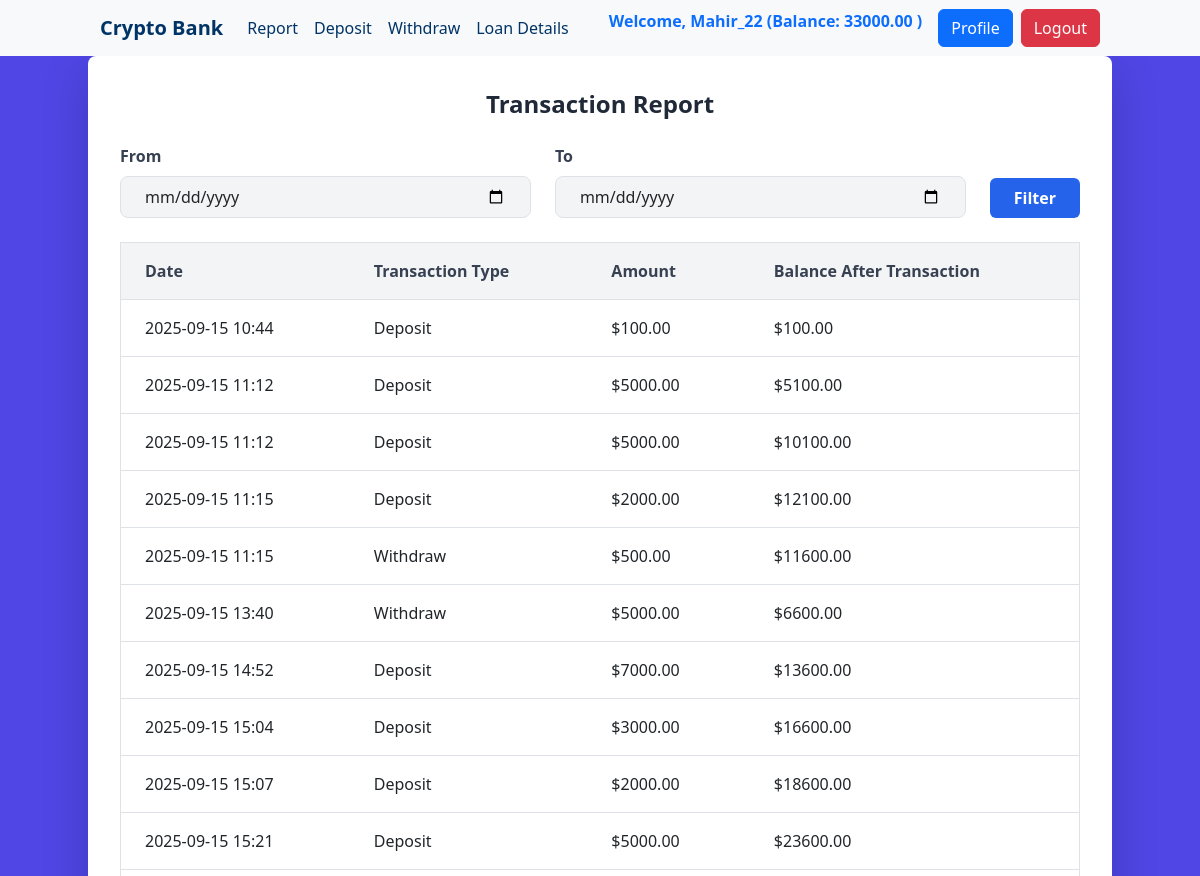
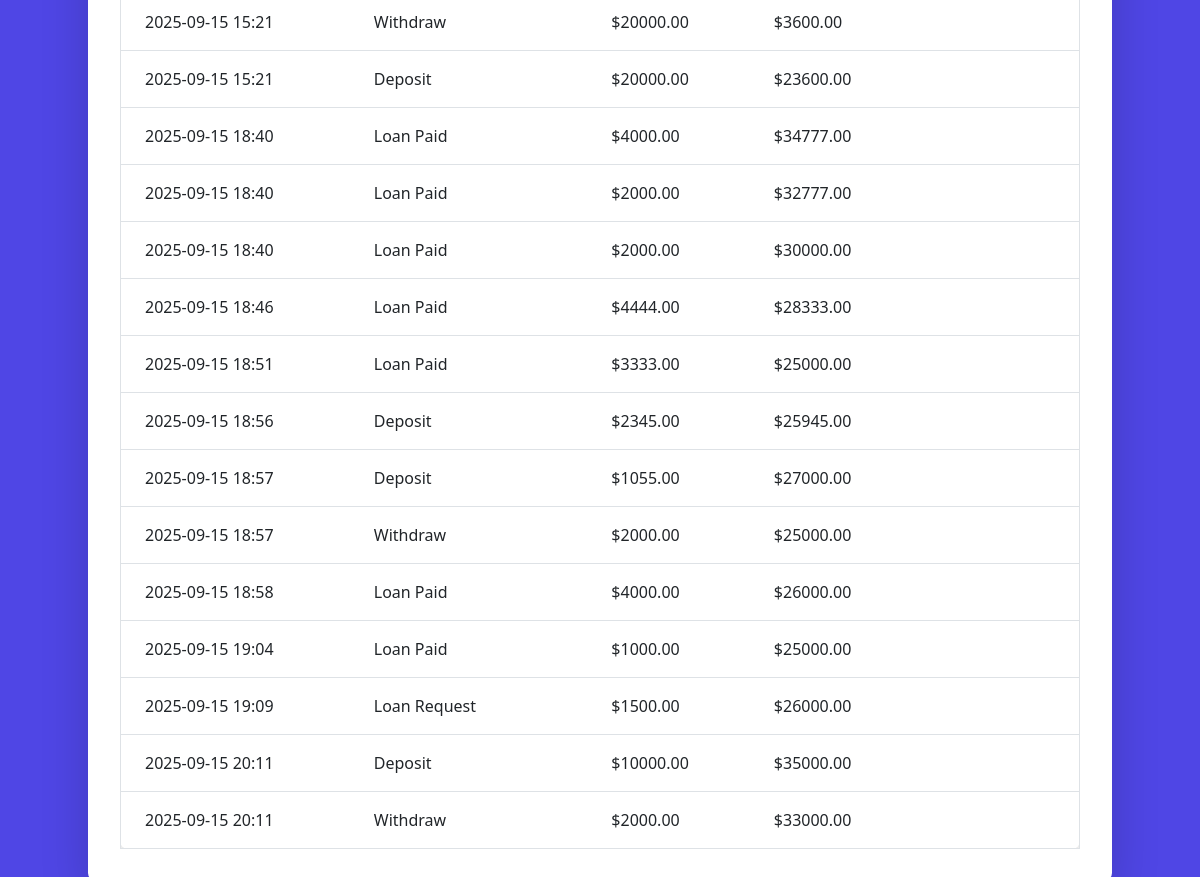
The page /transactions/report/ (signed in) on the database its author committed (2 pictures, top to bottom).
### accounts/models.py (models this page shows, shortened)
class UserBankAccount(models.Model):
    user = models.OneToOneField(User, related_name='account', on_delete=models.CASCADE)
    account_type = models.CharField(max_length=10, choices=ACCOUNT_TYPE)
    account_no = models.IntegerField(unique=True)
    birth_date = models.DateField(null=True, blank=True)
    gender = models.CharField(max_length=10, choices=GENDER_TYPE)
    initial_deposite_date = models.DateField(auto_now_add=True)
    balance = models.DecimalField(default=0, max_digits=12, decimal_places=2)

### transactions/models.py (models this page shows)
class Transactions(models.Model):
    account = models.ForeignKey(UserBankAccount, related_name='transactions', on_delete=models.CASCADE)
    amount = models.DecimalField(decimal_places=2, max_digits=12)
    balance_after_transaction = models.DecimalField(decimal_places=2, max_digits=12)
    transaction_type = models.IntegerField(choices=TRANSACTION_TYPE, null=True)
    timestamp = models.DateTimeField(auto_now_add=True)
    loan_approve = models.BooleanField(default=False)
    class Meta:
        ordering = ['timestamp']

### transactions/views.py (the view)
# urls.py: path("report/", TransactionReportView.as_view(), name="transaction_report"),
class TransactionReportView(LoginRequiredMixin, ListView):
    template_name = 'transactions/transaction_report.html'
    model = Transactions
    balance = 0
    def get_queryset(self):
        queryset = super().get_queryset().filter(account=self.request.user.account)
        start_date_str = self.request.GET.get('start_date')
        end_date_str = self.request.GET.get('end_date')
        if start_date_str and end_date_str:
            start_date = datetime.strptime(start_date_str, '%Y-%m-%d').date()
            end_date = datetime.strptime(end_date_str, '%Y-%m-%d').date()
            queryset = queryset.filter(timestamp__date__gte=start_date, timestamp__date__lte=end_date)
            self.balance = Transactions.objects.filter(
                timestamp__date__gte=start_date, timestamp__date__lte=end_date
            ).aggregate(Sum('amount'))['amount__sum']
        else:
            self.balance = self.request.user.account.balance
        return queryset.distinct()
    def get_context_data(self, **kwargs):
        context = super().get_context_data(**kwargs)
        context.update({'account': self.request.user.account})
        return context

### transactions/templates/transactions/transaction_report.html (shortened to what this page needs)
{% extends 'base.html' %}
{% load widget_tweaks %}
{% block body %}
<div class="flex items-center justify-center min-h-screen bg-indigo-600">
  <div class="bg-white shadow-lg rounded-lg p-8 w-full max-w-5xl">
    <h2 class="text-2xl font-bold text-center mb-6 text-gray-800">Transaction Report</h2>
    <form method="get" class="flex items-center justify-between mb-6">
      <div class="flex gap-4 w-full">
        <div class="flex-1">
          <label for="start_date" class="block text-gray-700 font-semibold mb-2">From</label>
          <input type="date" id="start_date" name="start_date"
                 value="{{ request.GET.start_date }}"
                 class="w-full px-4 py-2 bg-gray-100 rounded-lg border border-gray-300 focus:outline-none focus:ring-2 focus:ring-blue-500">
        </div>
        <div class="flex-1">
          <label for="end_date" class="block text-gray-700 font-semibold mb-2">To</label>
          <input type="date" id="end_date" name="end_date"
                 value="{{ request.GET.end_date }}"
                 class="w-full px-4 py-2 bg-gray-100 rounded-lg border border-gray-300 focus:outline-none focus:ring-2 focus:ring-blue-500">
        </div>
        <div class="flex items-end">
          <button type="submit"
                  class="bg-blue-600 hover:bg-blue-700 text-white font-bold py-2 px-4 rounded transition">
            Filter
          </button>
        </div>
      </div>
    </form>
    <div class="overflow-x-auto">
      <table class="min-w-full bg-white border border-gray-200 rounded-lg shadow">
        <thead>
          <tr class="bg-gray-100 text-left text-gray-700">
            <th class="py-3 px-4 border-b">Date</th>
            <th class="py-3 px-4 border-b">Transaction Type</th>
            <th class="py-3 px-4 border-b">Amount</th>
            <th class="py-3 px-4 border-b">Balance After Transaction</th>
          </tr>
        </thead>
        <tbody>
          {% if object_list %}
            {% for txn in object_list %}
              <tr class="hover:bg-gray-50">
                <td class="py-3 px-4 border-b">{{ txn.timestamp|date:"Y-m-d H:i" }}</td>
                <td class="py-3 px-4 border-b">
                  {% if txn.transaction_type == 1 %} Deposit
                  {% elif txn.transaction_type == 2 %} Withdraw
                  {% elif txn.transaction_type == 3 %} Loan Request
                  {% elif txn.transaction_type == 4 %} Loan Paid
                  {% else %} Unknown {% endif %}
                </td>
                <td class="py-3 px-4 border-b">${{ txn.amount|floatformat:2 }}</td>
                <td class="py-3 px-4 border-b">${{ txn.balance_after_transaction|floatformat:2 }}</td>
              </tr>
            {% endfor %}
          {% else %}
            <tr>
              <td colspan="4" class="py-4 px-4 text-center text-gray-500">No transactions found.</td>
            </tr>
          {% endif %}
        </tbody>
      </table>
    </div>
  </div>
</div>
{% endblock %}

### core/templates/base.html (shortened to what this page needs)
{% load static %}
<!DOCTYPE html>
<html lang="en">
  <head>
    <link
      href="https://cdn.jsdelivr.net/npm/bootstrap@5.3.3/dist/css/bootstrap.min.css"
      rel="stylesheet"
    />
    <link
      rel="stylesheet"
      href="https://unpkg.com/tailwindcss@2.0.1/dist/tailwind.min.css"
    />
  </head>
  <body class="bg-indigo-600">
    {% include 'navbar.html' %} {% block body %}{% endblock %}
  </body>
</html>

### core/templates/navbar.html (shortened to what this page needs)
<nav class="navbar navbar-expand-lg navbar-light bg-light">
  <div class="container">
    <a class="navbar-brand" href="#">Crypto Bank</a>
    <div class="collapse navbar-collapse" id="navbarNav">
      {% if user.is_authenticated %}
      <div class="navbar-nav me-auto">
        <a class="nav-item nav-link custom-blue " href="{% url 'transactions:transaction_report' %}">Report</a>
        <a class="nav-item nav-link custom-blue" href="{% url 'transactions:deposit_money' %}">Deposit</a>
        <a class="nav-item nav-link custom-blue" href="{% url 'transactions:withdraw_money' %}">Withdraw</a>
        <a class="nav-item nav-link custom-blue" href="{% url 'transactions:loan_list' %}">Loan Details</a>
      </div>
      <div class="d-flex ms-auto">
        <span class="me-3 fw-bold text-primary">
          Welcome, {{ user.username }} (Balance: {{ user.account.balance| default:"0.00" | floatformat:2}} )
        </span>
        <a href="{% url 'profile' %}" class="btn btn-primary me-2">Profile</a>
        <form method="post" action="{% url 'logout' %}" class="d-inline">
          <button type="submit" class="btn btn-danger">Logout</button>
        </form>
      </div>
      {% else %}
      <div class="d-flex ms-auto">
        <a href="{% url 'login' %}" class="btn btn-primary me-2">Login</a>
        <a href="{% url 'register' %}" class="btn btn-success">Register</a>
      </div>
      {% endif %}
    </div>
  </div>
</nav>

### core/templates/navbar.html (style rules this page uses)
.navbar-light .navbar-nav .nav-link { color: #003366 !important; font-weight: 500; }
.navbar-brand { color: #003366 !important; font-weight: 700; }

### rows shown on the page
Transactions: timestamp "2025-09-15 10:44", transaction_type "Deposit", amount "100.00", balance_after_transaction "100.00"
Transactions: timestamp "2025-09-15 11:12", transaction_type "Deposit", amount "5000.00", balance_after_transaction "5100.00"
Transactions: timestamp "2025-09-15 11:12", transaction_type "Deposit", amount "5000.00", balance_after_transaction "10100.00"
Transactions: timestamp "2025-09-15 11:15", transaction_type "Deposit", amount "2000.00", balance_after_transaction "12100.00"
Transactions: timestamp "2025-09-15 11:15", transaction_type "Withdraw", amount "500.00", balance_after_transaction "11600.00"
Transactions: timestamp "2025-09-15 13:40", transaction_type "Withdraw", amount "5000.00", balance_after_transaction "6600.00"
Transactions: timestamp "2025-09-15 14:52", transaction_type "Deposit", amount "7000.00", balance_after_transaction "13600.00"
Transactions: timestamp "2025-09-15 15:04", transaction_type "Deposit", amount "3000.00", balance_after_transaction "16600.00"
Transactions: timestamp "2025-09-15 15:07", transaction_type "Deposit", amount "2000.00", balance_after_transaction "18600.00"
Transactions: timestamp "2025-09-15 15:21", transaction_type "Deposit", amount "5000.00", balance_after_transaction "23600.00"
Transactions: timestamp "2025-09-15 15:21", transaction_type "Withdraw", amount "20000.00", balance_after_transaction "3600.00"
Transactions: timestamp "2025-09-15 15:21", transaction_type "Deposit", amount "20000.00", balance_after_transaction "23600.00"
Transactions: timestamp "2025-09-15 18:40", transaction_type "Loan Paid", amount "4000.00", balance_after_transaction "34777.00"
Transactions: timestamp "2025-09-15 18:40", transaction_type "Loan Paid", amount "2000.00", balance_after_transaction "32777.00"
Transactions: timestamp "2025-09-15 18:40", transaction_type "Loan Paid", amount "2000.00", balance_after_transaction "30000.00"
Transactions: timestamp "2025-09-15 18:46", transaction_type "Loan Paid", amount "4444.00", balance_after_transaction "28333.00"
Transactions: timestamp "2025-09-15 18:51", transaction_type "Loan Paid", amount "3333.00", balance_after_transaction "25000.00"
Transactions: timestamp "2025-09-15 18:56", transaction_type "Deposit", amount "2345.00", balance_after_transaction "25945.00"
Transactions: timestamp "2025-09-15 18:57", transaction_type "Deposit", amount "1055.00", balance_after_transaction "27000.00"
Transactions: timestamp "2025-09-15 18:57", transaction_type "Withdraw", amount "2000.00", balance_after_transaction "25000.00"
Transactions: timestamp "2025-09-15 18:58", transaction_type "Loan Paid", amount "4000.00", balance_after_transaction "26000.00"
Transactions: timestamp "2025-09-15 19:04", transaction_type "Loan Paid", amount "1000.00", balance_after_transaction "25000.00"
Transactions: timestamp "2025-09-15 19:09", transaction_type "Loan Request", amount "1500.00", balance_after_transaction "26000.00"
Transactions: timestamp "2025-09-15 20:11", transaction_type "Deposit", amount "10000.00", balance_after_transaction "35000.00"
Transactions: timestamp "2025-09-15 20:11", transaction_type "Withdraw", amount "2000.00", balance_after_transaction "33000.00"

### other values the page prints
{{ user.username }} "Mahir_22"
{{ user.account.balance| default:"0.00" | floatformat:2 }} "33000.00"
